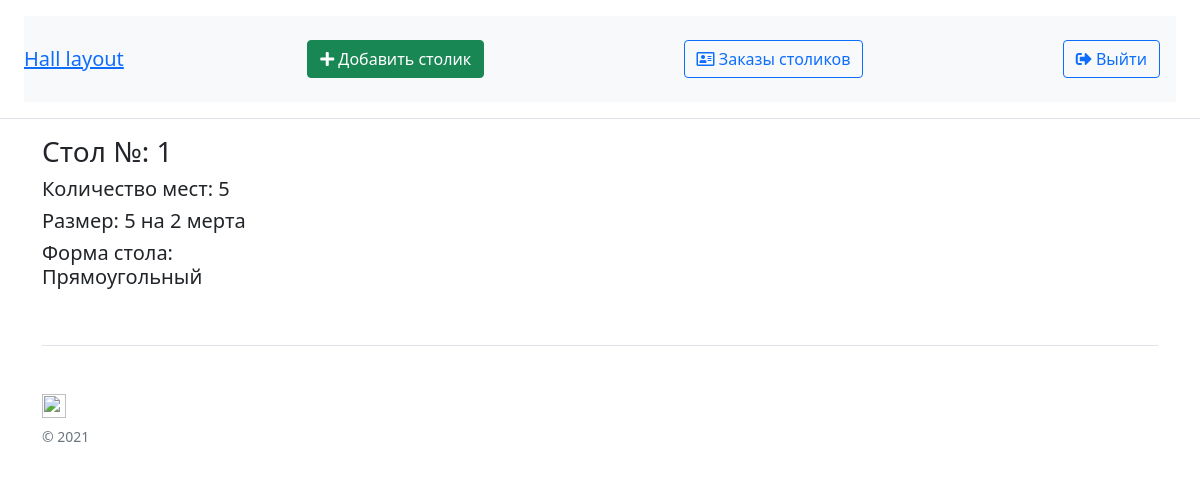
Page /orders/4 (signed in) on the committed database.
### app.py (models this page shows)
class Order_Tables(db.Model):
    id = db.Column(db.Integer, primary_key=True)
    order_id = db.Column(db.Integer, db.ForeignKey('order.id'))
    table_id = db.Column(db.Integer, db.ForeignKey('tables.id'))
    quantity = db.Column(db.Integer)

class Tables(db.Model):
    id = db.Column(db.Integer, primary_key=True)
    number_t = db.Column(db.Integer)
    quantity_chairs = db.Column(db.Integer)
    with_tab = db.Column(db.String(100), nullable=True)
    height_tab = db.Column(db.String(100), nullable=True)
    margin_top = db.Column(db.Integer)
    margin_left = db.Column(db.Integer)
    rotate = db.Column(db.Integer)
    so = db.Column(db.String(50), nullable=True)
    order = db.relationship('Order_Tables', backref='table', lazy=True)
    datechek = db.Column(db.String(100), nullable=True)

### app.py (the view)
@app.route('/orders/<order_id>', methods=['GET', 'POST'])
@login_required
def order(order_id):
    order = Order.query.filter_by(id=int(order_id)).first()
    return render_template('order-view.html', order=order)

### templates/order-view.html (shortened to what this page needs)
{% extends "base.html" %}
{% block content %}
<div class="row">
<div class="col-lg-3">
{% for item in order.items %}
     <h3>Стол №: {{ item.table.number_t }}</h3>
    <h5>Количество мест: {{ item.table.quantity_chairs }}</h5>
    <h5>Размер: {{ item.table.with_tab }} на {{ item.table.height_tab }} мерта</h5>
    <h5>Форма стола: {% if item.table.so == 'square'%}Прямоугольный{% else %}Овальный{% endif %}</h5>
{% endfor %}
</div>
</div>
{% endblock %}

### rows in the picture
Order_Tables: table.number_t "1", table.quantity_chairs "5", table.with_tab "5", table.height_tab "2"
